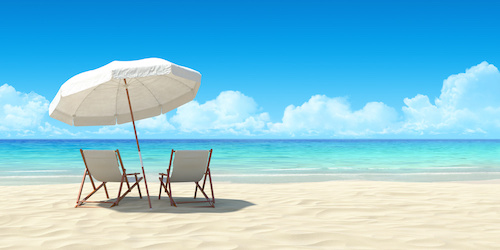
#> input picture python3_libraries/opencv/opencv3by_example/Chapter06/images/beach.jpg, 500 x 250 px
$ python -i remove_element_by_seam_carving.py   (imports and definitions only)   (older library calls are emulated)
#> lines starting #> are read from the running program, lines starting #| are printed output that depends on the picture
#> further down, picture is the input picture: shape (250, 500, 3); mean B, G, R 220.1, 198.8, 133.3
import sys
import cv2
import numpy as np

# Draw rectangle on top of the input image
# [41 lines left out: functions draw_rectangle, compute_energy_matrix_modified, not called in this run]

# Compute energy matrix
def compute_energy_matrix(img):
    gray = cv2.cvtColor(img, cv2.COLOR_BGR2GRAY)
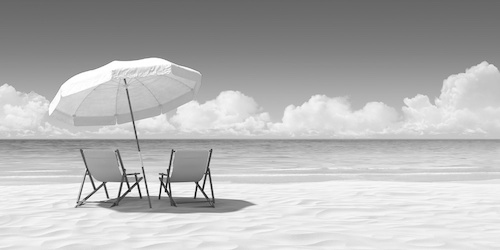
#> gray: shape (250, 500); min 0, max 255, mean 181.6

    # Compute X derivative
    sobel_x = cv2.Sobel(gray, cv2.CV_64F, 1, 0, ksize=3)
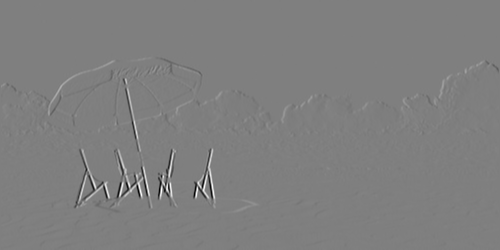
#> sobel_x: shape (250, 500) float64; min -976, max 976, mean 0.1; drawn with min black and max white

    # Compute Y derivative
    sobel_y = cv2.Sobel(gray, cv2.CV_64F, 0, 1, ksize=3)
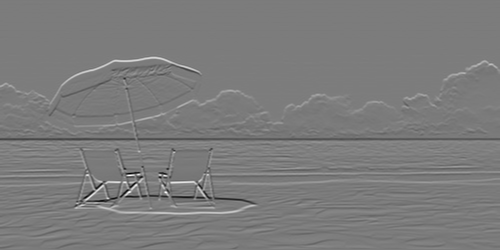
#> sobel_y: shape (250, 500) float64; min -696, max 741, mean 4.1; drawn with min black and max white
    abs_sobel_x = cv2.convertScaleAbs(sobel_x)
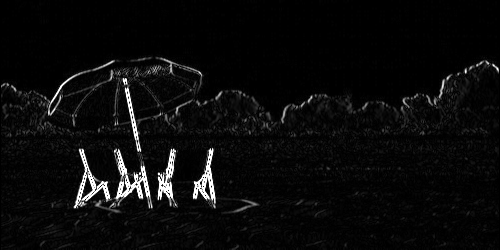
#> abs_sobel_x: shape (250, 500); min 0, max 255, mean 11.1
    abs_sobel_y = cv2.convertScaleAbs(sobel_y)
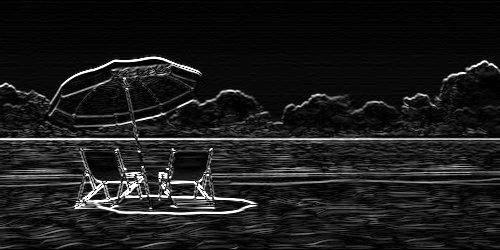
#> abs_sobel_y: shape (250, 500); min 0, max 255, mean 27.3

    # Return weighted summation i.e. 0.5*X + 0.5*Y
    return cv2.addWeighted(abs_sobel_x, 0.5, abs_sobel_y, 0.5, 0)
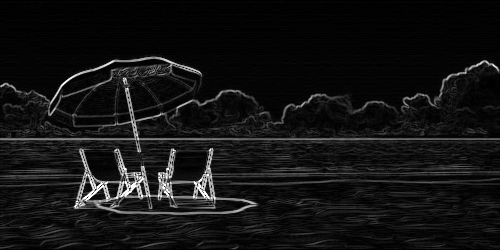
#> returned value: shape (250, 500); min 0, max 255, mean 19.2

# Find the vertical seam
# [96 lines left out: functions find_vertical_seam, add_vertical_seam, remove_vertical_seam, remove_object, not called in this run]

# [16 lines not run here, left out]

>>> import cv2
>>> picture = cv2.imread('images/beach.jpg')
>>> result = compute_energy_matrix(picture)
